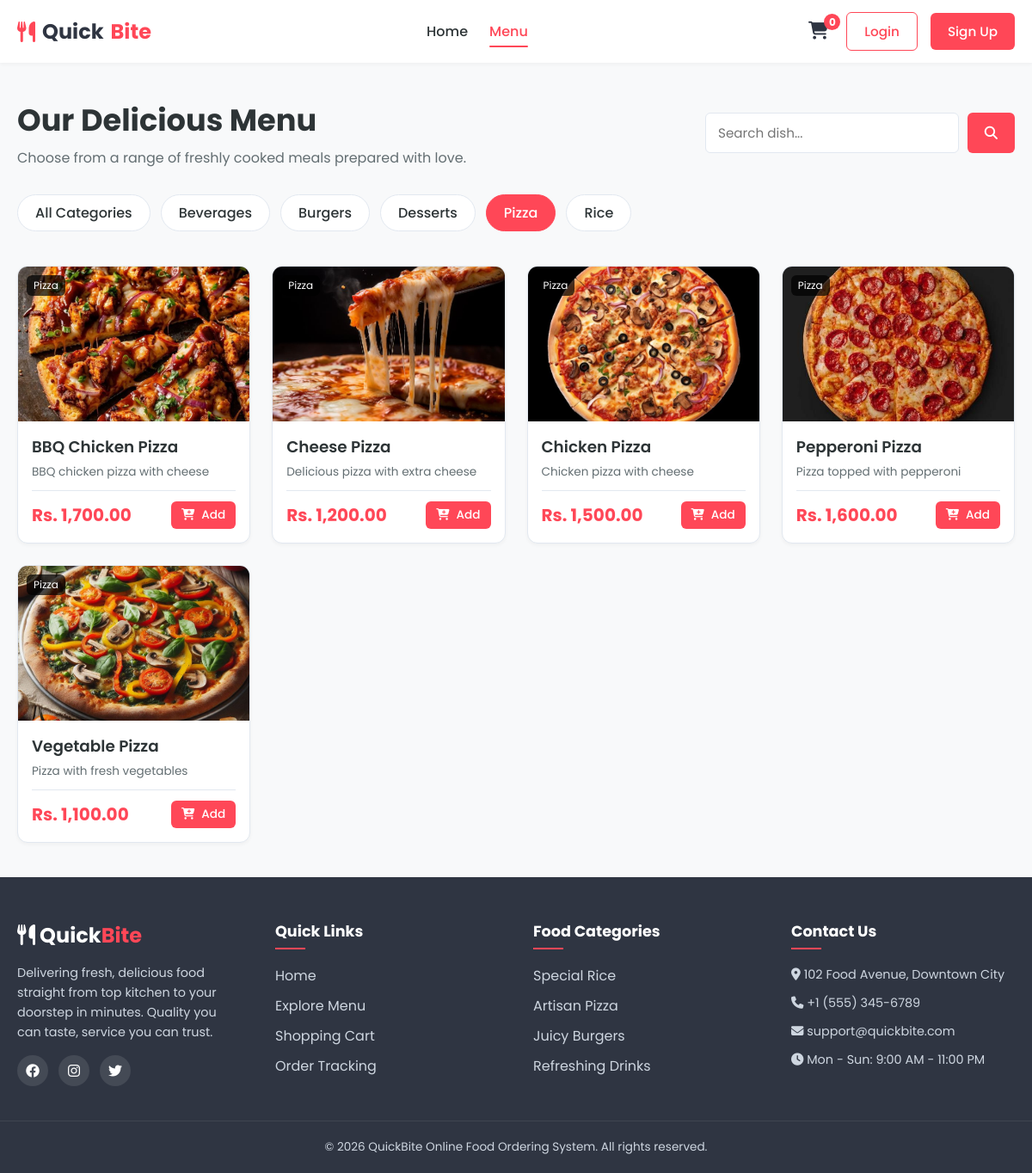
The page /menu.php?cat_id=2 on the database its author committed.
### tables this page shows
CREATE TABLE categories (
    category_id INT AUTO_INCREMENT PRIMARY KEY,
    category_name VARCHAR(100) NOT NULL UNIQUE,
    description TEXT,
    created_at TIMESTAMP DEFAULT CURRENT_TIMESTAMP
);

CREATE TABLE food_items (
    food_id INT AUTO_INCREMENT PRIMARY KEY,
    category_id INT NOT NULL,
    food_name VARCHAR(150) NOT NULL,
    description TEXT,
    price DECIMAL(10,2) NOT NULL,
    image VARCHAR(255),
    availability ENUM('available', 'unavailable') DEFAULT 'available',
    created_at TIMESTAMP DEFAULT CURRENT_TIMESTAMP,

    FOREIGN KEY (category_id)
    REFERENCES categories(category_id)
    ON DELETE RESTRICT
    ON UPDATE CASCADE
);

### menu.php (the view, shortened to what this page needs)
<?php
require_once 'includes/header.php';
$conn = getDBConnection();
$selectedCatId = isset($_GET['cat_id']) ? intval($_GET['cat_id']) : 0;
$searchTerm = isset($_GET['search']) ? trim($_GET['search']) : '';
$categories = $conn->query("SELECT * FROM categories ORDER BY category_name ASC");
$query = "SELECT f.*, c.category_name
          FROM food_items f
          JOIN categories c ON f.category_id = c.category_id
          WHERE 1=1";
$params = [];
$types = "";
if ($selectedCatId > 0) {
    $query .= " AND f.category_id = ?";
    $params[] = $selectedCatId;
    $types .= "i";
}
$query .= " ORDER BY f.availability ASC, f.food_name ASC";
$stmt = $conn->prepare($query);
if (!empty($params)) {
    $stmt->bind_param($types, ...$params);
}
$stmt->execute();
$foodResult = $stmt->get_result();
?>
<div class="container">
    <div style="display: flex; flex-wrap: wrap; justify-content: space-between; align-items: center; gap: 20px; margin-bottom: 30px;">
        <div>
            <h1 style="font-size: 2.2rem; margin-bottom: 5px;">Our Delicious Menu</h1>
            <p style="color: var(--text-muted);">Choose from a range of freshly cooked meals prepared with love.</p>
        </div>
        <form method="GET" action="menu.php" style="display: flex; gap: 10px; max-width: 360px; width: 100%;">
            <input type="text" name="search" class="form-control" placeholder="Search dish..." value="<?php echo htmlspecialchars($searchTerm); ?>">
            <button type="submit" class="btn btn-primary"><i class="fa-solid fa-magnifying-glass"></i></button>
        </form>
    </div>
    <div class="category-tabs">
        <a href="menu.php<?php echo !empty($searchTerm) ? '?search=' . urlencode($searchTerm) : ''; ?>" class="category-tab <?php echo $selectedCatId === 0 ? 'active' : ''; ?>">
            All Categories
        </a>
        <?php while ($cat = $categories->fetch_assoc()): ?>
            <a href="menu.php?cat_id=<?php echo $cat['category_id']; ?><?php echo !empty($searchTerm) ? '&search=' . urlencode($searchTerm) : ''; ?>"
               class="category-tab <?php echo $selectedCatId == $cat['category_id'] ? 'active' : ''; ?>">
                <?php echo htmlspecialchars($cat['category_name']); ?>
            </a>
        <?php endwhile; ?>
    </div>
    <div class="food-grid">
        <?php
        if ($foodResult && $foodResult->num_rows > 0):
            while ($food = $foodResult->fetch_assoc()):
                $imgUrl = !empty($food['image']) ? "assets/images/" . $food['image'] : "https://images.unsplash.com/photo-1546069901-ba9599a7e63c?auto=format&fit=crop&w=500&q=80";
                $isAvailable = ($food['availability'] === 'available');
        ?>
            <div class="food-card">
                <div class="food-img-container">
                    <img src="<?php echo htmlspecialchars($imgUrl); ?>" alt="<?php echo htmlspecialchars($food['food_name']); ?>" class="food-img" onerror="this.src='https://images.unsplash.com/photo-1546069901-ba9599a7e63c?auto=format&fit=crop&w=500&q=80'">
                    <span class="food-badge <?php echo !$isAvailable ? 'unavailable' : ''; ?>">
                        <?php echo $isAvailable ? htmlspecialchars($food['category_name']) : 'Unavailable'; ?>
                    </span>
                </div>
                <div class="food-details">
                    <h3 class="food-name"><?php echo htmlspecialchars($food['food_name']); ?></h3>
                    <p class="food-desc"><?php echo htmlspecialchars($food['description']); ?></p>
                    <div class="food-footer">
                        <span class="food-price">Rs. <?php echo number_format($food['price'], 2); ?></span>
                        <?php if ($isAvailable): ?>
                            <button onclick="addToCart(<?php echo $food['food_id']; ?>)" class="btn btn-primary btn-sm">
                                <i class="fa-solid fa-cart-plus"></i> Add
                            </button>
                        <?php else: ?>
                            <button class="btn btn-secondary btn-sm" disabled style="cursor: not-allowed; opacity: 0.6;">
                                Sold Out
                            </button>
                        <?php endif; ?>
                    </div>
                </div>
            </div>
        <?php
            endwhile;
        endif; ?>
    </div>
</div>
<?php require_once 'includes/footer.php'; ?>

### includes/header.php (shortened to what this page needs)
<?php
$isLoggedIn = isset($_SESSION['user_id']);
$userName = $_SESSION['name'] ?? '';
$userRole = $_SESSION['role'] ?? 'customer';
?>
<!DOCTYPE html>
<html lang="en">
<head>
    <link rel="stylesheet" href="assets/css/style.css">
    <link rel="stylesheet" href="https://cdnjs.cloudflare.com/ajax/libs/font-awesome/6.4.0/css/all.min.css">
</head>
<body>
    <header class="navbar">
        <div class="nav-container">
            <a href="index.php" class="logo">
                <i class="fa-solid fa-utensils"></i> Quick<span>Bite</span>
            </a>
            <nav class="nav-links" id="nav-links">
                <a href="index.php" class="<?php echo basename($_SERVER['PHP_SELF']) == 'index.php' ? 'active' : ''; ?>">Home</a>
                <a href="menu.php" class="<?php echo basename($_SERVER['PHP_SELF']) == 'menu.php' ? 'active' : ''; ?>">Menu</a>
            </nav>
            <div class="nav-actions">
                <a href="cart.php" class="cart-btn" title="View Cart">
                    <i class="fa-solid fa-cart-shopping"></i>
                    <span class="cart-badge" id="cartCount">0</span>
                </a>
                <?php if ($isLoggedIn): ?>
                    <div class="user-dropdown">
                        <button class="user-btn">
                            <i class="fa-regular fa-user"></i>
                            <span class="user-name"><?php echo htmlspecialchars(explode(' ', $userName)[0]); ?></span>
                            <i class="fa-solid fa-chevron-down arrow-icon"></i>
                        </button>
                        <div class="dropdown-content">
                            <span class="dropdown-header">Signed in as <strong><?php echo htmlspecialchars($userName); ?></strong> (<?php echo htmlspecialchars($userRole); ?>)</span>
                            <hr>
                            <a href="orders.php"><i class="fa-solid fa-receipt"></i> My Orders</a>
                            <a href="logout.php" class="text-danger"><i class="fa-solid fa-arrow-right-from-bracket"></i> Logout</a>
                        </div>
                    </div>
                <?php else: ?>
                    <a href="login.php" class="btn btn-outline">Login</a>
                    <a href="register.php" class="btn btn-primary">Sign Up</a>
                <?php endif; ?>
            </div>
        </div>
    </header>
    <main class="main-wrapper">

### includes/footer.php (shortened to what this page needs)
    </main>
    <footer class="footer">
        <div class="footer-container">
            <div class="footer-col">
                <div class="footer-logo">
                    <i class="fa-solid fa-utensils"></i> Quick<span>Bite</span>
                </div>
                <p>Delivering fresh, delicious food straight from top kitchen to your doorstep in minutes. Quality you can taste, service you can trust.</p>
                <div class="social-icons">
                    <a href="#"><i class="fa-brands fa-facebook"></i></a>
                    <a href="#"><i class="fa-brands fa-instagram"></i></a>
                    <a href="#"><i class="fa-brands fa-twitter"></i></a>
                </div>
            </div>
            <div class="footer-col">
                <h4>Quick Links</h4>
                <ul>
                    <li><a href="index.php">Home</a></li>
                    <li><a href="menu.php">Explore Menu</a></li>
                    <li><a href="cart.php">Shopping Cart</a></li>
                    <li><a href="orders.php">Order Tracking</a></li>
                </ul>
            </div>
            <div class="footer-col">
                <h4>Food Categories</h4>
                <ul>
                    <li><a href="menu.php?cat=Rice">Special Rice</a></li>
                    <li><a href="menu.php?cat=Pizza">Artisan Pizza</a></li>
                    <li><a href="menu.php?cat=Burgers">Juicy Burgers</a></li>
                    <li><a href="menu.php?cat=Beverages">Refreshing Drinks</a></li>
                </ul>
            </div>
            <div class="footer-col">
                <h4>Contact Us</h4>
                <p><i class="fa-solid fa-location-dot"></i> 102 Food Avenue, Downtown City</p>
                <p><i class="fa-solid fa-phone"></i> +1 (555) 345-6789</p>
                <p><i class="fa-solid fa-envelope"></i> support@quickbite.com</p>
                <p><i class="fa-solid fa-clock"></i> Mon - Sun: 9:00 AM - 11:00 PM</p>
            </div>
        </div>
        <div class="footer-bottom">
            <p>&copy; <?php echo date("Y"); ?> QuickBite Online Food Ordering System. All rights reserved.</p>
        </div>
    </footer>
</body>
</html>

### rows shown on the page
categories: category_name "Beverages"
categories: category_name "Burgers"
categories: category_name "Desserts"
categories: category_name "Pizza"
categories: category_name "Rice"
food_items: image (picture), category.category_name "Pizza", food_name "BBQ Chicken Pizza", description "BBQ chicken pizza with cheese", price "1,700.00"
food_items: image (picture), category.category_name "Pizza", food_name "Cheese Pizza", description "Delicious pizza with extra cheese", price "1,200.00"
food_items: image (picture), category.category_name "Pizza", food_name "Chicken Pizza", description "Chicken pizza with cheese", price "1,500.00"
food_items: image (picture), category.category_name "Pizza", food_name "Pepperoni Pizza", description "Pizza topped with pepperoni", price "1,600.00"
food_items: image (picture), category.category_name "Pizza", food_name "Vegetable Pizza", description "Pizza with fresh vegetables", price "1,100.00"
